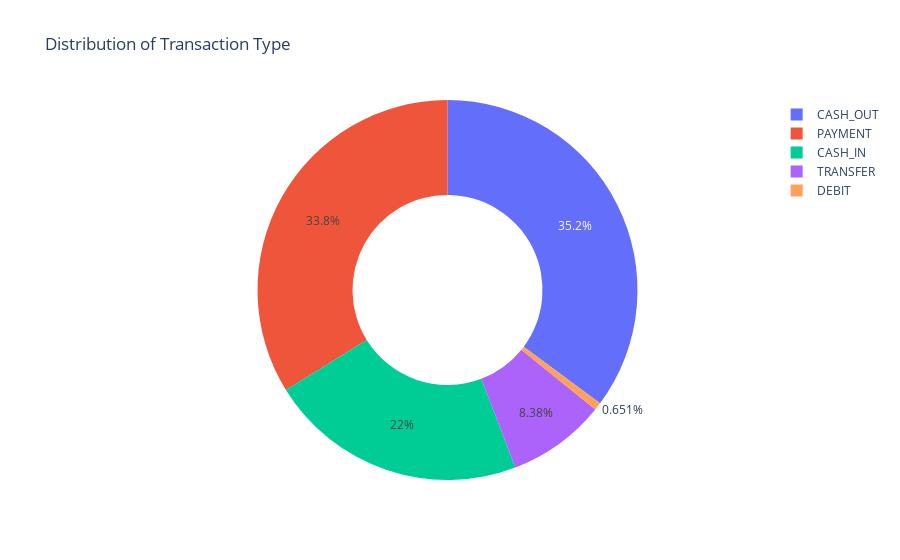

Here is the notebook cell this chart was saved with:
### Code cell
import plotly.express as px

type_counts = data["type"].value_counts().reset_index()
type_counts.columns = ['type', 'count']  # Rename columns for clarity
fig = px.pie(type_counts, values='count', names='type', hole=0.5,
             title="Distribution of Transaction Type")
fig.show()

### Figure 1 — Plotly figure (JSON) as saved in the notebook; plotly's stock layout.template omitted (floating-point values rounded to 4 significant figures)
{"data": [{"domain": {"x": [0, 1], "y": [0, 1]}, "hole": 0.5, "hovertemplate": "type=%{label}<br>count=%{value}<extra></extra>", "labels": ["CASH_OUT", "PAYMENT", "CASH_IN", "TRANSFER", "DEBIT"], "legendgroup": "", "name": "", "showlegend": true, "type": "pie", "values": [2237500, 2151495, 1399284, 532909, 41432]}], "layout": {"legend": {"tracegroupgap": 0}, "title": {"text": "Distribution of Transaction Type"}}}
